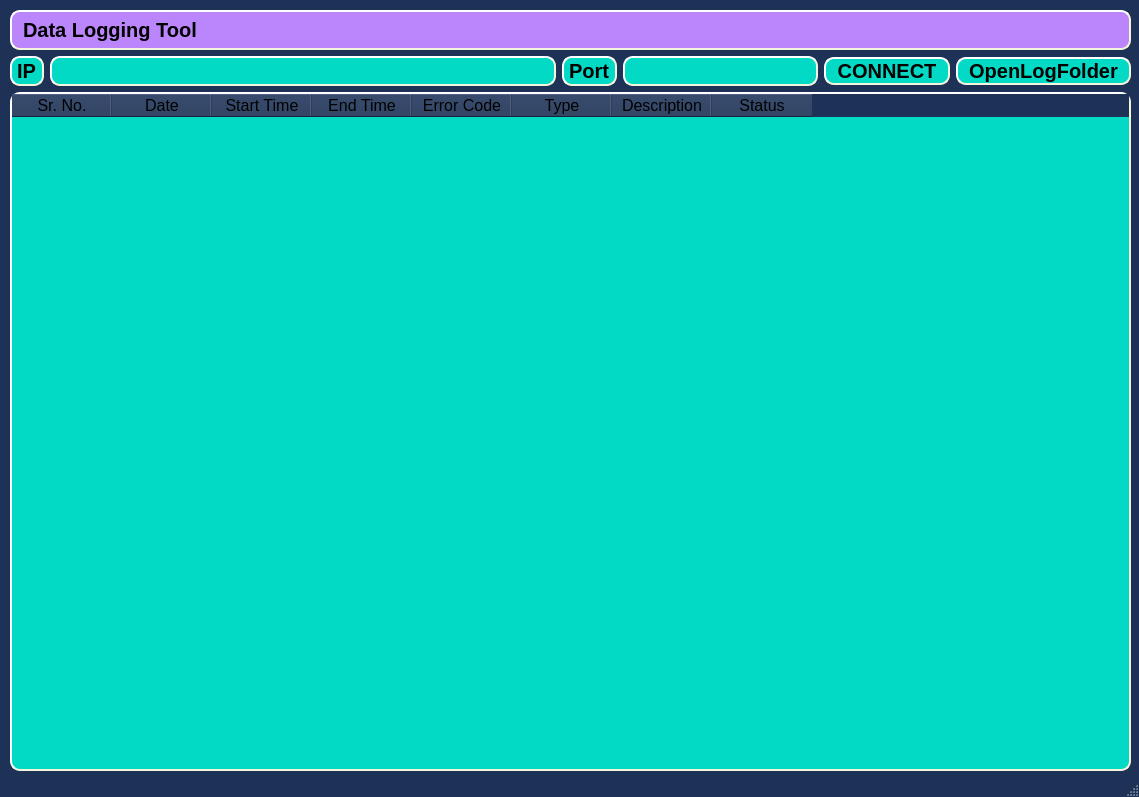
<?xml version="1.0" encoding="UTF-8"?>
<ui version="4.0">
 <class>MainWindow</class>
 <widget class="QMainWindow" name="MainWindow">
  <property name="geometry">
   <rect>
    <x>0</x>
    <y>0</y>
    <width>1139</width>
    <height>797</height>
   </rect>
  </property>
  <property name="maximumSize">
   <size>
    <width>1187</width>
    <height>797</height>
   </size>
  </property>
  <property name="windowTitle">
   <string>MainWindow</string>
  </property>
  <property name="styleSheet">
   <string notr="true">QMainWindow{
background:#1E3156;
background-color:#1E3156;
}</string>
  </property>
  <widget class="QWidget" name="centralwidget">
   <property name="styleSheet">
    <string notr="true">background:#1E3156;</string>
   </property>
   <widget class="QWidget" name="verticalLayoutWidget">
    <property name="geometry">
     <rect>
      <x>10</x>
      <y>10</y>
      <width>1121</width>
      <height>761</height>
     </rect>
    </property>
    <layout class="QVBoxLayout" name="verticalLayout" stretch="0,1">
     <property name="sizeConstraint">
      <enum>QLayout::SetNoConstraint</enum>
     </property>
     <item>
      <widget class="QLabel" name="label">
       <property name="styleSheet">
        <string notr="true">    background-color: #BB86FC;
    border-style: outset;
    border-width: 2px;
    border-radius: 10px;
    border-color: beige;
    font: bold 20px;
    min-width: 10em;
    padding: 6px;
	text-align:center;</string>
       </property>
       <property name="text">
        <string>Data Logging Tool</string>
       </property>
      </widget>
     </item>
     <item>
      <layout class="QGridLayout" name="gridLayout">
       <item row="0" column="0">
        <layout class="QHBoxLayout" name="horizontalLayout">
         <item>
          <widget class="QLabel" name="label_2">
           <property name="sizePolicy">
            <sizepolicy hsizetype="Minimum" vsizetype="Preferred">
             <horstretch>0</horstretch>
             <verstretch>2</verstretch>
            </sizepolicy>
           </property>
           <property name="minimumSize">
            <size>
             <width>30</width>
             <height>28</height>
            </size>
           </property>
           <property name="styleSheet">
            <string notr="true">QLabel{
	background-color:  #03DAC5;
    color: black;
	border-style: outset;
    border-width: 2px;
    border-radius: 10px;
    border-color: beige;
    font: bold 20px;
	align: center;
}
</string>
           </property>
           <property name="text">
            <string>IP</string>
           </property>
          </widget>
         </item>
         <item>
          <widget class="QLineEdit" name="lineEdit">
           <property name="styleSheet">
            <string notr="true">QLineEdit{
	background-color:  #03DAC5;
    color: black;
	border-style: outset;
    border-width: 2px;
    border-radius: 10px;
    border-color: beige;
    font: bold 20px;
	align: center;
}
</string>
           </property>
          </widget>
         </item>
         <item>
          <widget class="QLabel" name="label_3">
           <property name="sizePolicy">
            <sizepolicy hsizetype="Minimum" vsizetype="Preferred">
             <horstretch>0</horstretch>
             <verstretch>2</verstretch>
            </sizepolicy>
           </property>
           <property name="minimumSize">
            <size>
             <width>30</width>
             <height>28</height>
            </size>
           </property>
           <property name="styleSheet">
            <string notr="true">QLabel{
	background-color:  #03DAC5;
    color: black;
	border-style: outset;
    border-width: 2px;
    border-radius: 10px;
    border-color: beige;
    font: bold 20px;
	align: center;
}
</string>
           </property>
           <property name="text">
            <string>Port</string>
           </property>
          </widget>
         </item>
         <item>
          <widget class="QLineEdit" name="lineEdit_2">
           <property name="sizePolicy">
            <sizepolicy hsizetype="Fixed" vsizetype="Fixed">
             <horstretch>0</horstretch>
             <verstretch>0</verstretch>
            </sizepolicy>
           </property>
           <property name="minimumSize">
            <size>
             <width>50</width>
             <height>0</height>
            </size>
           </property>
           <property name="baseSize">
            <size>
             <width>50</width>
             <height>0</height>
            </size>
           </property>
           <property name="styleSheet">
            <string notr="true">QLineEdit{
	background-color:  #03DAC5;
    color: black;
	border-style: outset;
    border-width: 2px;
    border-radius: 10px;
    border-color: beige;
    font: bold 20px;
	align: center;
}
</string>
           </property>
          </widget>
         </item>
         <item>
          <widget class="QPushButton" name="BtnConnect">
           <property name="font">
            <font>
             <pointsize>-1</pointsize>
             <weight>75</weight>
             <italic>false</italic>
             <bold>true</bold>
            </font>
           </property>
           <property name="autoFillBackground">
            <bool>false</bool>
           </property>
           <property name="styleSheet">
            <string notr="true">QPushButton{
	background-color:  #03DAC5;
    color: black;
	border-style: outset;
    border-width: 2px;
    border-radius: 10px;
    border-color: beige;
    font: bold 20px;
	align: center;
}
</string>
           </property>
           <property name="text">
            <string>  CONNECT  </string>
           </property>
           <property name="default">
            <bool>false</bool>
           </property>
          </widget>
         </item>
         <item>
          <widget class="QPushButton" name="BtnArch">
           <property name="font">
            <font>
             <pointsize>-1</pointsize>
             <weight>75</weight>
             <italic>false</italic>
             <bold>true</bold>
            </font>
           </property>
           <property name="autoFillBackground">
            <bool>false</bool>
           </property>
           <property name="styleSheet">
            <string notr="true">QPushButton{
	background-color:  #03DAC5;
    color: black;
	border-style: outset;
    border-width: 2px;
    border-radius: 10px;
    border-color: beige;
    font: bold 20px;
	align: center;
}</string>
           </property>
           <property name="text">
            <string>  OpenLogFolder  </string>
           </property>
           <property name="default">
            <bool>false</bool>
           </property>
          </widget>
         </item>
        </layout>
       </item>
       <item row="1" column="0">
        <widget class="QTableWidget" name="tabLog">
         <property name="styleSheet">
          <string notr="true">QTableWidget{
	background-color:  #03DAC5;
    color: black;
	border-style: outset;
    border-width: 2px;
    border-radius: 10px;
    border-color: beige;
    font: bold 20px;
	align: center;
}</string>
         </property>
         <column>
          <property name="text">
           <string>Sr. No.</string>
          </property>
          <property name="font">
           <font>
            <pointsize>12</pointsize>
           </font>
          </property>
          <property name="background">
           <color>
            <red>0</red>
            <green>0</green>
            <blue>0</blue>
           </color>
          </property>
         </column>
         <column>
          <property name="text">
           <string>Date</string>
          </property>
          <property name="font">
           <font>
            <pointsize>12</pointsize>
           </font>
          </property>
         </column>
         <column>
          <property name="text">
           <string>Start Time</string>
          </property>
          <property name="font">
           <font>
            <pointsize>12</pointsize>
           </font>
          </property>
         </column>
         <column>
          <property name="text">
           <string>End Time</string>
          </property>
          <property name="font">
           <font>
            <pointsize>12</pointsize>
           </font>
          </property>
         </column>
         <column>
          <property name="text">
           <string>Error Code</string>
          </property>
          <property name="font">
           <font>
            <pointsize>12</pointsize>
           </font>
          </property>
         </column>
         <column>
          <property name="text">
           <string>Type</string>
          </property>
          <property name="font">
           <font>
            <pointsize>12</pointsize>
           </font>
          </property>
         </column>
         <column>
          <property name="text">
           <string>Description</string>
          </property>
          <property name="font">
           <font>
            <pointsize>12</pointsize>
           </font>
          </property>
         </column>
         <column>
          <property name="text">
           <string>Status</string>
          </property>
          <property name="font">
           <font>
            <pointsize>12</pointsize>
           </font>
          </property>
         </column>
        </widget>
       </item>
      </layout>
     </item>
    </layout>
   </widget>
  </widget>
  <widget class="QStatusBar" name="statusbar"/>
 </widget>
 <resources/>
 <connections/>
</ui>
